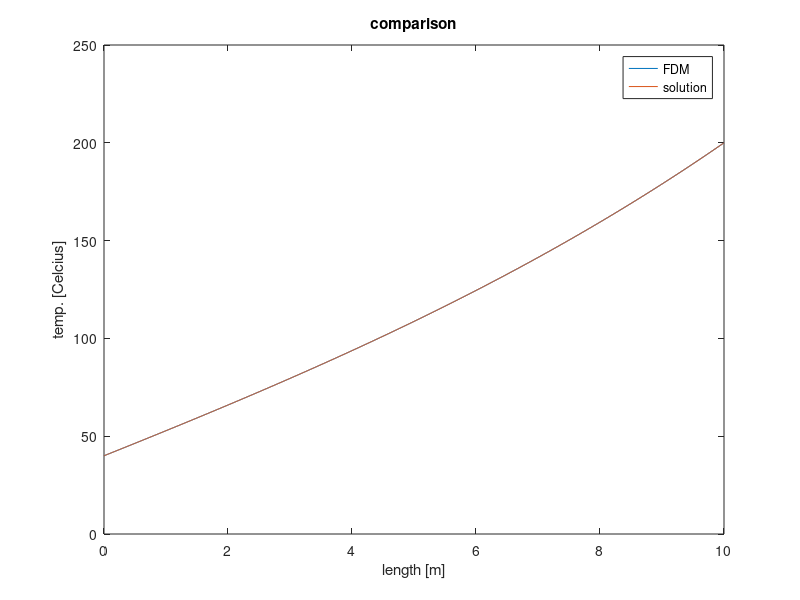
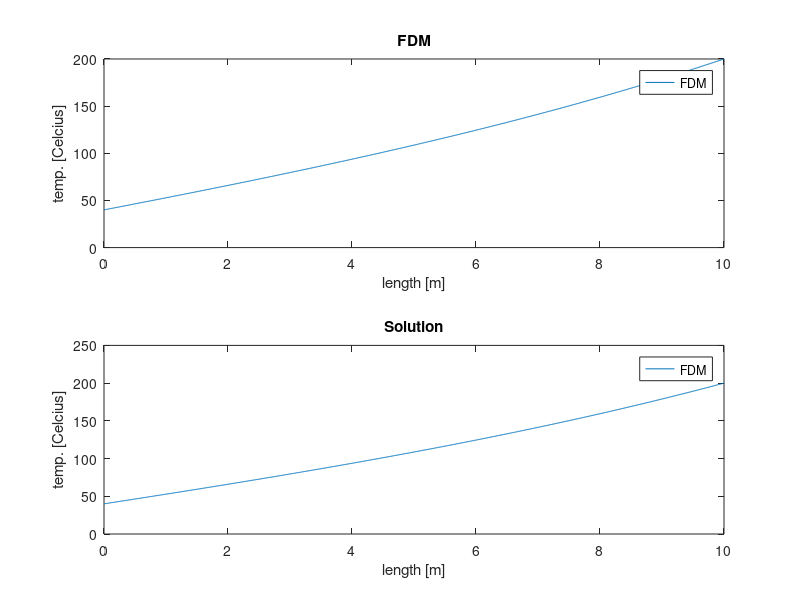

Here is the MATLAB script that generated these plots, in order:
clc
clear all
close all
format long

%given constants
hco=0.01;
ta=20;
%ODE using finite difference
% parameters
x_i=0;
x_f=10;

dx=0.01;

x=x_i:dx:x_f;

%initializing the matrices

A=zeros(length(x),length(x));
c(1:length(x),1)=-hco*ta;

%Boundary conditons

A(1,1)=1;
c(1,1)=40;


A(length(x),length(x))=1;
c(length(x),1)=200;

%internal points
for i=2:length(x)-1
    
    A(i,i+1)=1/(dx^2);
    A(i,i)=(-2/dx^2)+(-hco);
    A(i,i-1)=1/dx^2;
  
end

U=A\c; %A inverse *c

figure(1)
plot(x,U,x,73.4523*exp(0.1*x)-53.4523*exp(-0.1*x)+20);
legend('FDM','solution')
xlabel('length [m]')
ylabel('temp. [Celcius]')
title('comparison')

figure(2)
subplot(2,1,1)
plot(x,U)
legend('FDM','solution')
xlabel('length [m]')
ylabel('temp. [Celcius]')
title('FDM')
subplot(2,1,2)
plot(x,73.4523*exp(0.1*x)-53.4523*exp(-0.1*x)+20);
legend('FDM','solution')
xlabel('length [m]')
ylabel('temp. [Celcius]')
title('Solution')
% or u =inv(A)*c